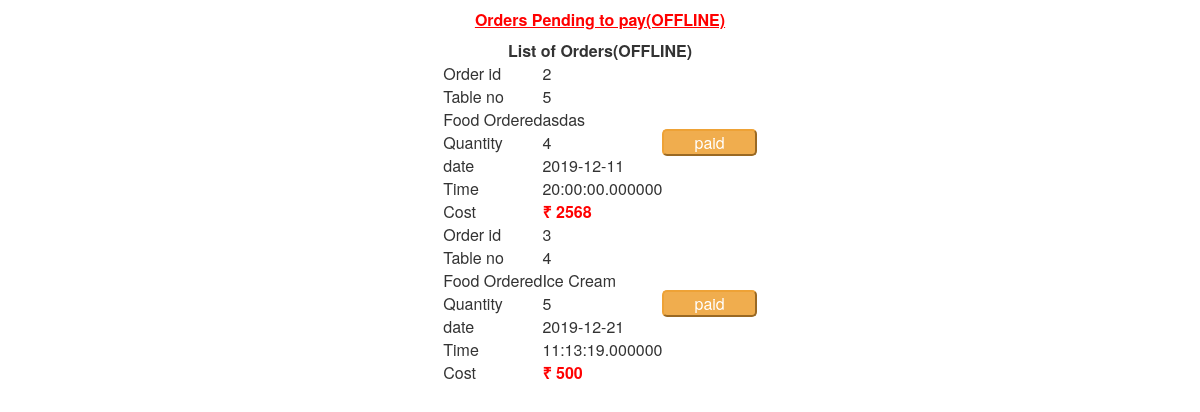
The page /counter_retrive_offline.php on the database its author committed.
### tables this page shows
CREATE TABLE `counter` (
  `order_id` int(20) NOT NULL,
  `table_no` int(20) NOT NULL,
  `food_name` varchar(50) NOT NULL,
  `quantity` int(20) NOT NULL,
  `cost` int(20) NOT NULL,
  `payment` varchar(50) NOT NULL,
  `payment_type` varchar(50) NOT NULL,
  `date` date NOT NULL,
  `time` time(6) NOT NULL
);

### counter_retrive_offline.php (the view, shortened to what this page needs)
<?php
	require("config.php");
?>
		<table align="center">
			<caption style="text-align:center;color:red;"><b><u>Orders Pending to pay(OFFLINE)</u></b></caption>
			<tr>
				<th colspan=3 style="text-align:center">List of Orders<b>(OFFLINE)</b></th>
			</tr>
<?php
$conn = mysqli_connect($servername, $username, $password, $dbname);
$sql = "SELECT * FROM counter WHERE payment='not paid'";
$result = mysqli_query($conn, $sql);
if (mysqli_num_rows($result) > 0) {
    while($row = mysqli_fetch_assoc($result)) {
        echo "
		<tr>
				<td>
					Order id<br>
					Table no<br>
					Food Ordered<br>
					Quantity<br>
					date<br>
					Time<br>
					Cost
				</td>
				<td>
					".$row['order_id']."<br>
					".$row['table_no']."<br>
					".$row['food_name']."<br>
					".$row['quantity']."<br>
					".$row['date']."<br>
					".$row['time']."<br>
					<div style='color:red'><b>₹&nbsp".$row['cost']."</b><br></div>
				</td>
				<td>
					<button type='submit' name='pay' value=".$row['order_id']." class='btn-warning' style='padding:0px 30px;border-radius: 5px'>paid</button>
				</td>
			</tr>";
    }
} else {
    echo "NO Orders Pending";
}
?>
		</table>

### rows shown on the page
counter: order_id "2", table_no "5", food_name "asdas", quantity "4", date "2019-12-11", time "20:00:00.000000", cost "2568"
counter: order_id "3", table_no "4", food_name "Ice Cream", quantity "5", date "2019-12-21", time "11:13:19.000000", cost "500"
